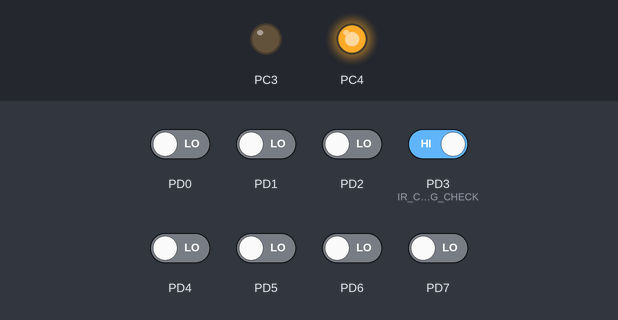
Bench run of a program on a simulated ATmega32, built with avr-gcc and emulated at 16 MHz. Shown: output pins drawn as LEDs (lit = HIGH). The test bench sets the inputs (shaded band); at power-on: PD3 (IR_CLAMPING_CHECK) HIGH, PD0–2, PD4–7 LOW.

Above: at 2.3 s.
2.4 s: PD3 (IR_CLAMPING_CHECK) driven LOW
At 3.8 s:
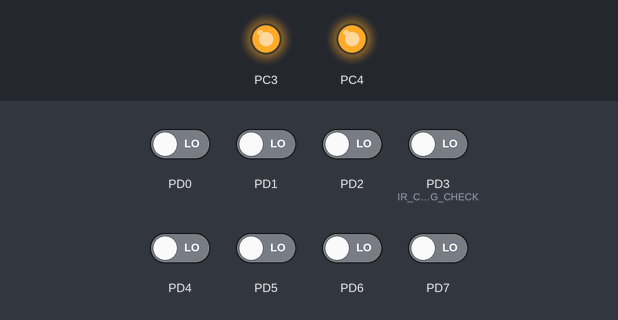
At 7.2 s:
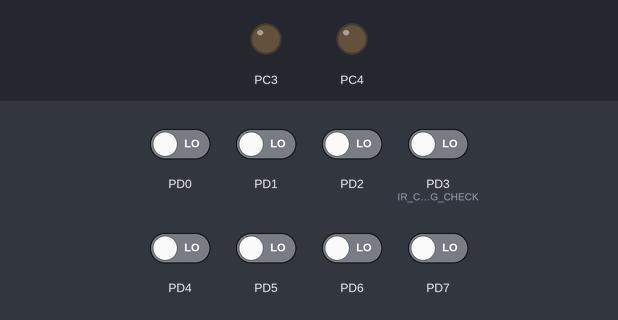
Timing chart, 0 to 8.7 s (numbered marks = the images above; inputs shaded):
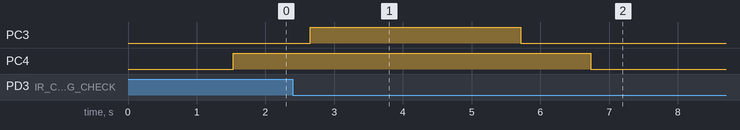

The program:

main.c
```c
/*
 * main.c
 *
 *  Created on: Nov 29, 2023
 *      Author: mario
 */
#include"HAL/IR.h"
#include"HAL/relay.h"
#include"HAL/pushbutton.h"
#include<util/delay.h>

/****************************************************************************
 *                          User defined variables
 * *************************************************************************/

enum states{

	WAITING_OBJECT,WAITING_CLAMPING

}g_currentState;

/****************************************************************************
 *                                MAIN CODE
 * *************************************************************************/

int main(){

	IR_init(IR_OBJECT);
	IR_init(IR_CLAMPING_CHECK);

	RELAY_init(RELAY_CLAMPING);
	RELAY_init(RELAY_STAMPING);

	RELAY_off(RELAY_CLAMPING);
	RELAY_off(RELAY_STAMPING);

	g_currentState = WAITING_OBJECT;

	while(1){

		switch(g_currentState){

		case WAITING_OBJECT:

			if(IR_getReading(IR_OBJECT) == OBJECT_DETECTED)
			{
				_delay_ms(1500);
				if(IR_getReading(IR_OBJECT) == OBJECT_DETECTED)
				{
					RELAY_on(RELAY_CLAMPING);
					g_currentState = WAITING_CLAMPING;
				}
			}
			else
			{
				RELAY_off(RELAY_CLAMPING);
			}

			break;

		case WAITING_CLAMPING:

			if(IR_getReading(IR_OBJECT) == OBJECT_DETECTED)
			{
				if(IR_getReading(IR_CLAMPING_CHECK) == OBJECT_DETECTED)
				{
					_delay_ms(250);
					RELAY_on(RELAY_STAMPING);
	  				_delay_ms(3000);
					RELAY_off(RELAY_STAMPING);
					_delay_ms(1000);
					RELAY_off(RELAY_CLAMPING);
					while(IR_getReading(IR_OBJECT) == OBJECT_DETECTED);
					g_currentState = WAITING_OBJECT;
				}
			}
			else
			{
				g_currentState = WAITING_OBJECT;
			}

			break;

		}
	}
}
```

IR.c
```c
/*
 * IR.c
 *
 *  Created on: Nov 29, 2023
 *      Author: mario
 */

#include"IR.h"
#include"MCAL/GPIO.h"

/***************************************************************************
 *                          Functions definition
 *************************************************************************** */
void IR_init(uint8 IR_num){

	GPIO_setupPinDirection(IR_PORT,IR_num,PIN_INPUT);
}

uint8 IR_getReading(uint8 IR_num){

	return GPIO_readPin(IR_PORT,IR_num);
}
```

IR.h
```c
/*
 * IR.h
 *
 *  Created on: Nov 29, 2023
 *      Author: mario
 */

#ifndef IR_H_
#define IR_H_

#include"MCAL/std_types.h"

/***************************************************************************
 *                                Definitions
 *************************************************************************** */

#define OBJECT_DETECTED    0
#define NO_OBJECT_DETECTED 1

#define IR_PORT PORTD_ID


/***************************************************************************
 *                              IR's definition
 *************************************************************************** */

#define IR_OBJECT 2
#define IR_CLAMPING_CHECK 3


/***************************************************************************
 *                           Functions declaration
 *************************************************************************** */

void IR_init(uint8 IR_num);
uint8 IR_getReading(uint8 IR_num);

#endif /* IR_H_ */
```

pushbutton.c
```c
/*
 * pushbutton.c
 *
 *  Created on: Nov 30, 2023
 *      Author: mario
 */
#include"pushbutton.h"
#include"MCAL/GPIO.h"

/***************************************************************************
 *                          Functions definition
 *************************************************************************** */
void PB_init(uint8 PB_num){

	GPIO_setupPinDirection(PB_PORT,PB_num,PIN_INPUT);
}


uint8 PB_getReading(uint8 PB_num){

	return GPIO_readPin(PB_PORT,PB_num);
}
```

pushbutton.h
```c
/*
 * pushbutton.h
 *
 *  Created on: Nov 30, 2023
 *      Author: mario
 */

#ifndef PUSHBUTTON_H_
#define PUSHBUTTON_H_

#include"MCAL/std_types.h"

/***************************************************************************
 *                                Definitions
 *************************************************************************** */
#define PULLDOWN

#ifdef PULLUP
#define PB_PRESSED    0
#define PB_RELEASED   1
#endif


#ifdef PULLDOWN
#define PB_PRESSED    1
#define PB_RELEASED   0
#endif


#define PB_PORT PORTA_ID


/***************************************************************************
 *                              IR's definition
 *************************************************************************** */

#define PB1 0
#define PB2 1


/***************************************************************************
 *                           Functions declaration
 *************************************************************************** */

void PB_init(uint8 PB_num);
uint8 PB_getReading(uint8 PB_num);


#endif /* PUSHBUTTON_H_ */
```

relay.c
```c
/*
 * relay.c
 *
 *  Created on: Nov 29, 2023
 *      Author: mario
 */
#include"relay.h"
#include"MCAL/gpio.h"

/***************************************************************************
 *                           Functions definitions
 *************************************************************************** */

void RELAY_init(uint8 relay_num){

	GPIO_setupPinDirection(RELAYS_PORT,relay_num,PIN_OUTPUT);
}

void RELAY_on(uint8 relay_num){

	GPIO_writePin(RELAYS_PORT,relay_num,HIGH);
}

void RELAY_off(uint8 relay_num){

	GPIO_writePin(RELAYS_PORT,relay_num,LOW);
}
```

relay.h
```c
/*
 * relay.h
 *
 *  Created on: Nov 29, 2023
 *      Author: mario
 */

#ifndef RELAY_H_
#define RELAY_H_

#include"MCAL/std_types.h"

/***************************************************************************
 *                              Relays definition
 *************************************************************************** */

#define RELAYS_PORT PORTC_ID

#define RELAY_CLAMPING 4
#define RELAY_STAMPING 3


/***************************************************************************
 *                            Functions declaration
 *************************************************************************** */

void RELAY_init(uint8 relay_num);
void RELAY_on(uint8 relay_num);
void RELAY_off(uint8 relay_num);

#endif /* RELAY_H_ */
```

common_macros.h
```c
 /******************************************************************************
 *
 * Module: Common - Macros
 *
 * File Name: Common_Macros.h
 *
 * Description: Commonly used Macros
 *
 * Author: Mohamed Tarek
 *
 *******************************************************************************/

#ifndef COMMON_MACROS
#define COMMON_MACROS

/* Set a certain bit in any register */
#define SET_BIT(REG,BIT) (REG|=(1<<BIT))

/* Clear a certain bit in any register */
#define CLEAR_BIT(REG,BIT) (REG&=(~(1<<BIT)))

/* Toggle a certain bit in any register */
#define TOGGLE_BIT(REG,BIT) (REG^=(1<<BIT))

/* get a certain bit in any register */
#define GET_BIT(REG,BIT) ((REG & (1<<BIT)) >> BIT)

/* Rotate right the register value with specific number of rotates */
#define ROR(REG,num) ( REG= (REG>>num) | (REG<<(8-num)) )

/* Rotate left the register value with specific number of rotates */
#define ROL(REG,num) ( REG= (REG<<num) | (REG>>(8-num)) )

/* Check if a specific bit is set in any register and return true if yes */
#define BIT_IS_SET(REG,BIT) ( REG & (1<<BIT) )

/* Check if a specific bit is cleared in any register and return true if yes */
#define BIT_IS_CLEAR(REG,BIT) ( !(REG & (1<<BIT)) )

#endif
```

gpio.c
```c
/******************************************************************************
 *
 * Module: GPIO
 *
 * File Name: gpio.c
 *
 * Description: Source file for the AVR GPIO driver
 *
 * Author: Mohamed Tarek
 *
 *******************************************************************************/

#include "gpio.h"
#include "common_macros.h" /* To use the macros like SET_BIT */
#include "avr/io.h" /* To use the IO Ports Registers */

/*
 * Description :
 * Setup the direction of the required pin input/output.
 * If the input port number or pin number are not correct, The function will not handle the request.
 */
void GPIO_setupPinDirection(uint8 port_num, uint8 pin_num, GPIO_PinDirectionType direction)
{
	/*
	 * Check if the input port number is greater than NUM_OF_PINS_PER_PORT value.
	 * Or if the input pin number is greater than NUM_OF_PINS_PER_PORT value.
	 * In this case the input is not valid port/pin number
	 */
	if((pin_num >= NUM_OF_PINS_PER_PORT) || (port_num >= NUM_OF_PORTS))
	{
		/* Do Nothing */
	}
	else
	{
		/* Setup the pin direction as required */
		switch(port_num)
		{
		case PORTA_ID:
			if(direction == PIN_OUTPUT)
			{
				SET_BIT(DDRA,pin_num);
			}
			else
			{
				CLEAR_BIT(DDRA,pin_num);
			}
			break;
		case PORTB_ID:
			if(direction == PIN_OUTPUT)
			{
				SET_BIT(DDRB,pin_num);
			}
			else
			{
				CLEAR_BIT(DDRB,pin_num);
			}
			break;
		case PORTC_ID:
			if(direction == PIN_OUTPUT)
			{
				SET_BIT(DDRC,pin_num);
			}
			else
			{
				CLEAR_BIT(DDRC,pin_num);
			}
			break;
		case PORTD_ID:
			if(direction == PIN_OUTPUT)
			{
				SET_BIT(DDRD,pin_num);
			}
			else
			{
				CLEAR_BIT(DDRD,pin_num);
			}
			break;
		}
	}
}

/*
 * Description :
 * Write the value Logic High or Logic Low on the required pin.
 * If the input port number or pin number are not correct, The function will not handle the request.
 * If the pin is input, this function will enable/disable the internal pull-up resistor.
 */
void GPIO_writePin(uint8 port_num, uint8 pin_num, uint8 value)
{
	if((pin_num >= NUM_OF_PINS_PER_PORT) || (port_num >= NUM_OF_PORTS))
	{
		/* Do Nothing */
	}
	else{
		switch(port_num){

		case PORTA_ID:
			if(value == HIGH){
				SET_BIT(PORTA,pin_num);
			}
			else{
				CLEAR_BIT(PORTA,pin_num);
			}
			break;

		case PORTB_ID:
			if(value == HIGH)
				SET_BIT(PORTB,pin_num);
			else
				CLEAR_BIT(PORTB,pin_num);
			break;

		case PORTC_ID:
			if(value == HIGH)
				SET_BIT(PORTC,pin_num);
			else
				CLEAR_BIT(PORTC,pin_num);
			break;

		case PORTD_ID:
			if(value == HIGH)
				SET_BIT(PORTD,pin_num);
			else
				CLEAR_BIT(PORTD,pin_num);
			break;
		}
	}
}

/*
 * Description :
 * Read and return the value for the required pin, it should be Logic High or Logic Low.
 * If the input port number or pin number are not correct, The function will return Logic Low.
 */
uint8 GPIO_readPin(uint8 port_num, uint8 pin_num)
{
	if((pin_num >= NUM_OF_PINS_PER_PORT) || (port_num >= NUM_OF_PORTS))
	{
		return 0;
	}

	switch(port_num){

	case PORTA_ID:
		if(GET_BIT(PINA,pin_num))
			return 1;
		else
			return 0;
		break;

	case PORTB_ID:
		if(GET_BIT(PINB,pin_num))
			return 1;
		else
			return 0;
		break;

	case PORTC_ID:
		if(GET_BIT(PINC,pin_num))
			return 1;
		else
			return 0;
		break;

	case PORTD_ID:
		if(GET_BIT(PIND,pin_num))
			return 1;
		else
			return 0;
		break;
	}
	return 0;
}

/*
 * Description :
 * Setup the direction of the required port all pins input/output.
 * If the direction value is PORT_INPUT all pins in this port should be input pins.
 * If the direction value is PORT_OUTPUT all pins in this port should be output pins.
 * If the input port number is not correct, The function will not handle the request.
 */
void GPIO_setupPortDirection(uint8 port_num, GPIO_PortDirectionType direction)
{
	/*
	 * Check if the input number is greater than NUM_OF_PORTS value.
	 * In this case the input is not valid port number
	 */
	if(port_num >= NUM_OF_PORTS)
	{
		/* Do Nothing */
	}
	else
	{
		/* Setup the port direction as required */
		switch(port_num)
		{
		case PORTA_ID:
			DDRA = direction;
			break;
		case PORTB_ID:
			DDRB = direction;
			break;
		case PORTC_ID:
			DDRC = direction;
			break;
		case PORTD_ID:
			DDRD = direction;
			break;
		}
	}
}

/*
 * Description :
 * Write the value on the required port.
 * If any pin in the port is output pin the value will be written.
 * If any pin in the port is input pin this will activate/deactivate the internal pull-up resistor.
 * If the input port number is not correct, The function will not handle the request.
 */
void GPIO_writePort(uint8 port_num, uint8 value)
{
	if(port_num >= NUM_OF_PORTS)
	{
		/* Do Nothing */
	}

	switch(port_num){

	case PORTA_ID:
		PORTA = value;
		break;
	case PORTB_ID:
		PORTB = value;
		break;
	case PORTC_ID:
		PORTC = value;
		break;
	case PORTD_ID:
		PORTD = value;
		break;
	}
}

/*
 * Description :
 * Read and return the value of the required port.
 * If the input port number is not correct, The function will return ZERO value.
 */
uint8 GPIO_readPort(uint8 port_num)
{
	if(port_num >= NUM_OF_PORTS)
	{
		return 0;
	}

	switch(port_num){

	case PORTA_ID:
		return PINA;
		break;
	case PORTB_ID:
		return PINB;
		break;
	case PORTC_ID:
		return PINC;
		break;
	case PORTD_ID:
		return PIND;
		break;
	}
	return 0;
}
```

gpio.h
```c
 /******************************************************************************
 *
 * Module: GPIO
 *
 * File Name: gpio.h
 *
 * Description: Header file for the AVR GPIO driver
 *
 * Author: Mohamed Tarek
 *
 *******************************************************************************/

#ifndef GPIO_H_
#define GPIO_H_

#include "std_types.h"

/*******************************************************************************
 *                                Definitions                                  *
 *******************************************************************************/
#define NUM_OF_PORTS           4
#define NUM_OF_PINS_PER_PORT   8

#define PORTA_ID               0
#define PORTB_ID               1
#define PORTC_ID               2
#define PORTD_ID               3


/*******************************************************************************
 *                               Types Declaration                             *
 *******************************************************************************/
enum AVRpins{
	PIN0,PIN1,PIN2,PIN3,PIN4,PIN5,PIN6,PIN7
};


typedef enum
{
	PIN_INPUT,PIN_OUTPUT
}GPIO_PinDirectionType;

typedef enum
{
	PORT_INPUT,PORT_OUTPUT=0xFF
}GPIO_PortDirectionType;

/*******************************************************************************
 *                              Functions Prototypes                           *
 *******************************************************************************/

/*
 * Description :
 * Setup the direction of the required pin input/output.
 * If the input port number or pin number are not correct, The function will not handle the request.
 */
void GPIO_setupPinDirection(uint8 port_num, uint8 pin_num, GPIO_PinDirectionType direction);

/*
 * Description :
 * Write the value Logic High or Logic Low on the required pin.
 * If the input port number or pin number are not correct, The function will not handle the request.
 * If the pin is input, this function will enable/disable the internal pull-up resistor.
 */
void GPIO_writePin(uint8 port_num, uint8 pin_num, uint8 value);

/*
 * Description :
 * Read and return the value for the required pin, it should be Logic High or Logic Low.
 * If the input port number or pin number are not correct, The function will return Logic Low.
 */
uint8 GPIO_readPin(uint8 port_num, uint8 pin_num);

/*
 * Description :
 * Setup the direction of the required port all pins input/output.
 * If the direction value is PORT_INPUT all pins in this port should be input pins.
 * If the direction value is PORT_OUTPUT all pins in this port should be output pins.
 * If the input port number is not correct, The function will not handle the request.
 */
void GPIO_setupPortDirection(uint8 port_num, GPIO_PortDirectionType direction);

/*
 * Description :
 * Write the value on the required port.
 * If any pin in the port is output pin the value will be written.
 * If any pin in the port is input pin this will activate/deactivate the internal pull-up resistor.
 * If the input port number is not correct, The function will not handle the request.
 */
void GPIO_writePort(uint8 port_num, uint8 value);

/*
 * Description :
 * Read and return the value of the required port.
 * If the input port number is not correct, The function will return ZERO value.
 */
uint8 GPIO_readPort(uint8 port_num);

#endif /* GPIO_H_ */
```

std_types.h
```c
 /******************************************************************************
 *
 * Module: Common - Platform Types Abstraction
 *
 * File Name: std_types.h
 *
 * Description: types for AVR
 *
 * Author: Mohamed Tarek
 *
 *******************************************************************************/

#ifndef STD_TYPES_H_
#define STD_TYPES_H_

/* Boolean Data Type */
typedef unsigned char boolean;

/* Boolean Values */
#ifndef FALSE
#define FALSE       (0u)
#endif
#ifndef TRUE
#define TRUE        (1u)
#endif

#define HIGH        (1u)
#define LOW         (0u)

#define NULL_PTR    ((void*)0)

typedef unsigned char         uint8;          /*           0 .. 255              */
typedef signed char           sint8;          /*        -128 .. +127             */
typedef unsigned short        uint16;         /*           0 .. 65535            */
typedef signed short          sint16;         /*      -32768 .. +32767           */
typedef unsigned long         uint32;         /*           0 .. 4294967295       */
typedef signed long           sint32;         /* -2147483648 .. +2147483647      */
typedef unsigned long long    uint64;         /*       0 .. 18446744073709551615  */
typedef signed long long      sint64;         /* -9223372036854775808 .. 9223372036854775807 */
typedef float                 float32;
typedef double                float64;

#endif /* STD_TYPE_H_ */
```

Measured:
- after the input at 2.4 s, PC3: LOW → HIGH after 0.25 s, → LOW 3.1 s later; PC4: HIGH → LOW after 4.3 s
